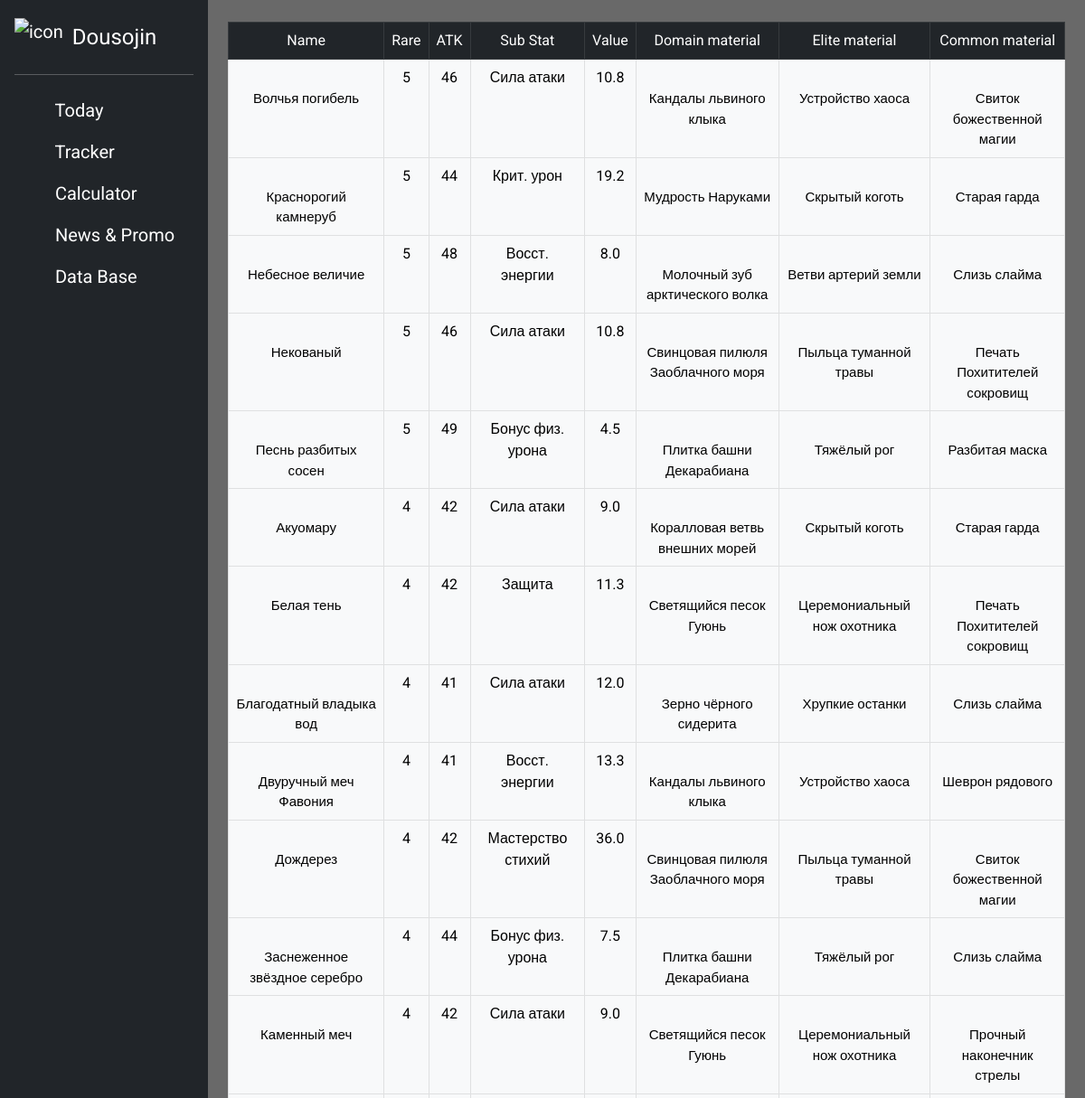
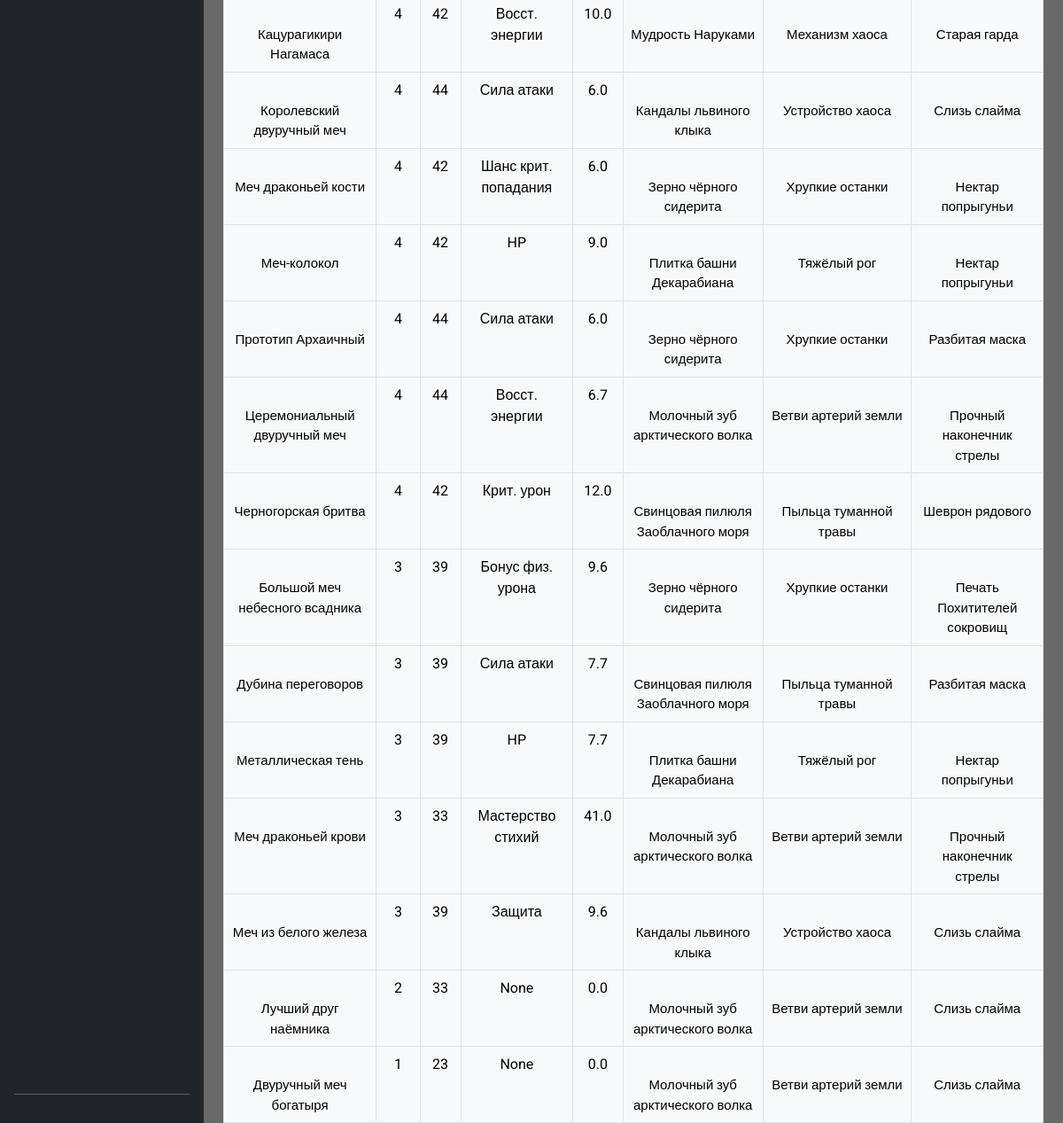
Page /db/weapons/claymores on the committed database (2 pictures, top to bottom).
### package/models.py (models this page shows)
class Weapon(Base):
    __tablename__ = "weapon"
    name = Column(String, primary_key=True)
    form = Column(String)
    rare = Column(Integer)
    atk = Column(Integer)
    sub_stat = Column(String)
    value = Column(Float)

class Weapon_ascension(Base):
    __tablename__ = "weapon_ascension"
    weapon = Column(String, ForeignKey(Weapon.name), primary_key=True)
    domain_material = Column(ForeignKey(Daily_material.name))
    elite_material = Column(String)
    common_material = Column(String)

### routes.py (the view)
@app.route('/db/weapons/claymores')
def claymores():
    result = session.query(Weapon, Weapon_ascension)\
                    .where(Weapon_ascension.weapon==Weapon.name, Weapon.form == "Двуручное")\
                    .order_by( Weapon.rare.desc(),Weapon.name.asc()).all()
    session.close()
    return render_template("tables/weapons.html", title="Claymores", result=result)

### routes.py (called while the page is built)
@app.after_request
def add_header(response):
    response.headers['X-UA-Compatible'] = 'IE=Edge,chrome=1'
    response.headers['Cache-Control'] = 'no-store, max-age=0'
    return response

### templates/tables/weapons.html (shortened to what this page needs)
{% extends 'base.html' %}
{% block content %}
<div class="main" style="padding-top: 2vh;">
    <div class="container mt-2">
            <table class="table table-bordered">
                <thead class="table-dark">
                    <tr class="align-middle" style="text-align:center">
                        <td>Name</td>
                        <td>Rare</td>
                        <td>ATK</td>
                        <td>Sub Stat</td>
                        <td>Value</td>
                        <td>Domain material</td>
                        <td>Elite material</td>
                        <td>Common material</td>
                    </tr>
                </thead>
            {% for items in result %}
                <tr class="table-light">
                    <td>
                        <div class="align-middle">
                            <p>{{items[0].name}}</p>
                        </div>
                    </td>
                    <td>{{ items[0].rare }}</td>
                    <td>{{ items[0].atk }}</td>
                    <td>{{ items[0].sub_stat }}</td>
                    <td>{{ items[0].value }}</td>
                    <td>
                        <div class="align-middle">
                            <p>{{items[1].domain_material}}</p>
                        </div>
                    </td>
                    <td>
                        <div class="align-middle">
                            <p>{{ items[1].elite_material }}</p>
                        </div>
                    </td>
                    <td>
                        <div class="align-middle">
                            <p>{{ items[1].common_material }}</p>
                        </div>
                    </td>
                </tr>
            {% endfor %}
            </table>
        </div>
</div>
{% endblock %}

### static/css/main.css (style rules this page uses)
html,body { height: 100%; background-color:dimgrey; font-family: 'Roboto', sans-serif; }
.main { margin-left: 230px; margin-right: 0; padding: 10px; height: 95%; }
.card-title, p { font-size: 1.23rem; }
.codes tbody, td, tfoot, th, thead, tr { padding:5px; }
tr.table-light td { width:auto; text-align: center; margin: 0 auto; }
tr.table-light div.align-middle { max-height: 300px; padding: 0; margin: 0; }
tr.table-light div.align-middle p { padding: 0; margin: 0; font-size: 15px; }

### rows in the picture
Weapon: name "Волчья погибель", rare "5", atk "46", sub_stat "Сила атаки", value "10.8", domain_material "Кандалы львиного клыка", elite_material "Устройство хаоса", common_material "Свиток божественной магии"
Weapon: name "Краснорогий камнеруб", rare "5", atk "44", sub_stat "Крит. урон", value "19.2", domain_material "Мудрость Наруками", elite_material "Скрытый коготь", common_material "Старая гарда"
Weapon: name "Небесное величие", rare "5", atk "48", sub_stat "Восст. энергии", value "8.0", domain_material "Молочный зуб арктического волка", elite_material "Ветви артерий земли", common_material "Слизь слайма"
Weapon: name "Некованый", rare "5", atk "46", sub_stat "Сила атаки", value "10.8", domain_material "Свинцовая пилюля Заоблачного моря", elite_material "Пыльца туманной травы", common_material "Печать Похитителей сокровищ"
Weapon: name "Песнь разбитых сосен", rare "5", atk "49", sub_stat "Бонус физ. урона", value "4.5", domain_material "Плитка башни Декарабиана", elite_material "Тяжёлый рог", common_material "Разбитая маска"
Weapon: name "Акуомару", rare "4", atk "42", sub_stat "Сила атаки", value "9.0", domain_material "Коралловая ветвь внешних морей", elite_material "Скрытый коготь", common_material "Старая гарда"
Weapon: name "Белая тень", rare "4", atk "42", sub_stat "Защита", value "11.3", domain_material "Светящийся песок Гуюнь", elite_material "Церемониальный нож охотника", common_material "Печать Похитителей сокровищ"
Weapon: name "Благодатный владыка вод", rare "4", atk "41", sub_stat "Сила атаки", value "12.0", domain_material "Зерно чёрного сидерита", elite_material "Хрупкие останки", common_material "Слизь слайма"
Weapon: name "Двуручный меч Фавония", rare "4", atk "41", sub_stat "Восст. энергии", value "13.3", domain_material "Кандалы львиного клыка", elite_material "Устройство хаоса", common_material "Шеврон рядового"
Weapon: name "Дождерез", rare "4", atk "42", sub_stat "Мастерство стихий", value "36.0", domain_material "Свинцовая пилюля Заоблачного моря", elite_material "Пыльца туманной травы", common_material "Свиток божественной магии"
Weapon: name "Заснеженное звёздное серебро", rare "4", atk "44", sub_stat "Бонус физ. урона", value "7.5", domain_material "Плитка башни Декарабиана", elite_material "Тяжёлый рог", common_material "Слизь слайма"
Weapon: name "Каменный меч", rare "4", atk "42", sub_stat "Сила атаки", value "9.0", domain_material "Светящийся песок Гуюнь", elite_material "Церемониальный нож охотника", common_material "Прочный наконечник стрелы"
Weapon: name "Кацурагикири Нагамаса", rare "4", atk "42", sub_stat "Восст. энергии", value "10.0", domain_material "Мудрость Наруками", elite_material "Механизм хаоса", common_material "Старая гарда"
Weapon: name "Королевский двуручный меч", rare "4", atk "44", sub_stat "Сила атаки", value "6.0", domain_material "Кандалы львиного клыка", elite_material "Устройство хаоса", common_material "Слизь слайма"
Weapon: name "Меч драконьей кости", rare "4", atk "42", sub_stat "Шанс крит. попадания", value "6.0", domain_material "Зерно чёрного сидерита", elite_material "Хрупкие останки", common_material "Нектар попрыгуньи"
Weapon: name "Меч-колокол", rare "4", atk "42", sub_stat "HP", value "9.0", domain_material "Плитка башни Декарабиана", elite_material "Тяжёлый рог", common_material "Нектар попрыгуньи"
Weapon: name "Прототип Архаичный", rare "4", atk "44", sub_stat "Сила атаки", value "6.0", domain_material "Зерно чёрного сидерита", elite_material "Хрупкие останки", common_material "Разбитая маска"
Weapon: name "Церемониальный двуручный меч", rare "4", atk "44", sub_stat "Восст. энергии", value "6.7", domain_material "Молочный зуб арктического волка", elite_material "Ветви артерий земли", common_material "Прочный наконечник стрелы"
Weapon: name "Черногорская бритва", rare "4", atk "42", sub_stat "Крит. урон", value "12.0", domain_material "Свинцовая пилюля Заоблачного моря", elite_material "Пыльца туманной травы", common_material "Шеврон рядового"
Weapon: name "Большой меч небесного всадника", rare "3", atk "39", sub_stat "Бонус физ. урона", value "9.6", domain_material "Зерно чёрного сидерита", elite_material "Хрупкие останки", common_material "Печать Похитителей сокровищ"
Weapon: name "Дубина переговоров", rare "3", atk "39", sub_stat "Сила атаки", value "7.7", domain_material "Свинцовая пилюля Заоблачного моря", elite_material "Пыльца туманной травы", common_material "Разбитая маска"
Weapon: name "Металлическая тень", rare "3", atk "39", sub_stat "HP", value "7.7", domain_material "Плитка башни Декарабиана", elite_material "Тяжёлый рог", common_material "Нектар попрыгуньи"
Weapon: name "Меч драконьей крови", rare "3", atk "33", sub_stat "Мастерство стихий", value "41.0", domain_material "Молочный зуб арктического волка", elite_material "Ветви артерий земли", common_material "Прочный наконечник стрелы"
Weapon: name "Меч из белого железа", rare "3", atk "39", sub_stat "Защита", value "9.6", domain_material "Кандалы львиного клыка", elite_material "Устройство хаоса", common_material "Слизь слайма"
Weapon: name "Лучший друг наёмника", rare "2", atk "33", sub_stat "None", value "0.0", domain_material "Молочный зуб арктического волка", elite_material "Ветви артерий земли", common_material "Слизь слайма"
Weapon: name "Двуручный меч богатыря", rare "1", atk "23", sub_stat "None", value "0.0", domain_material "Молочный зуб арктического волка", elite_material "Ветви артерий земли", common_material "Слизь слайма"
